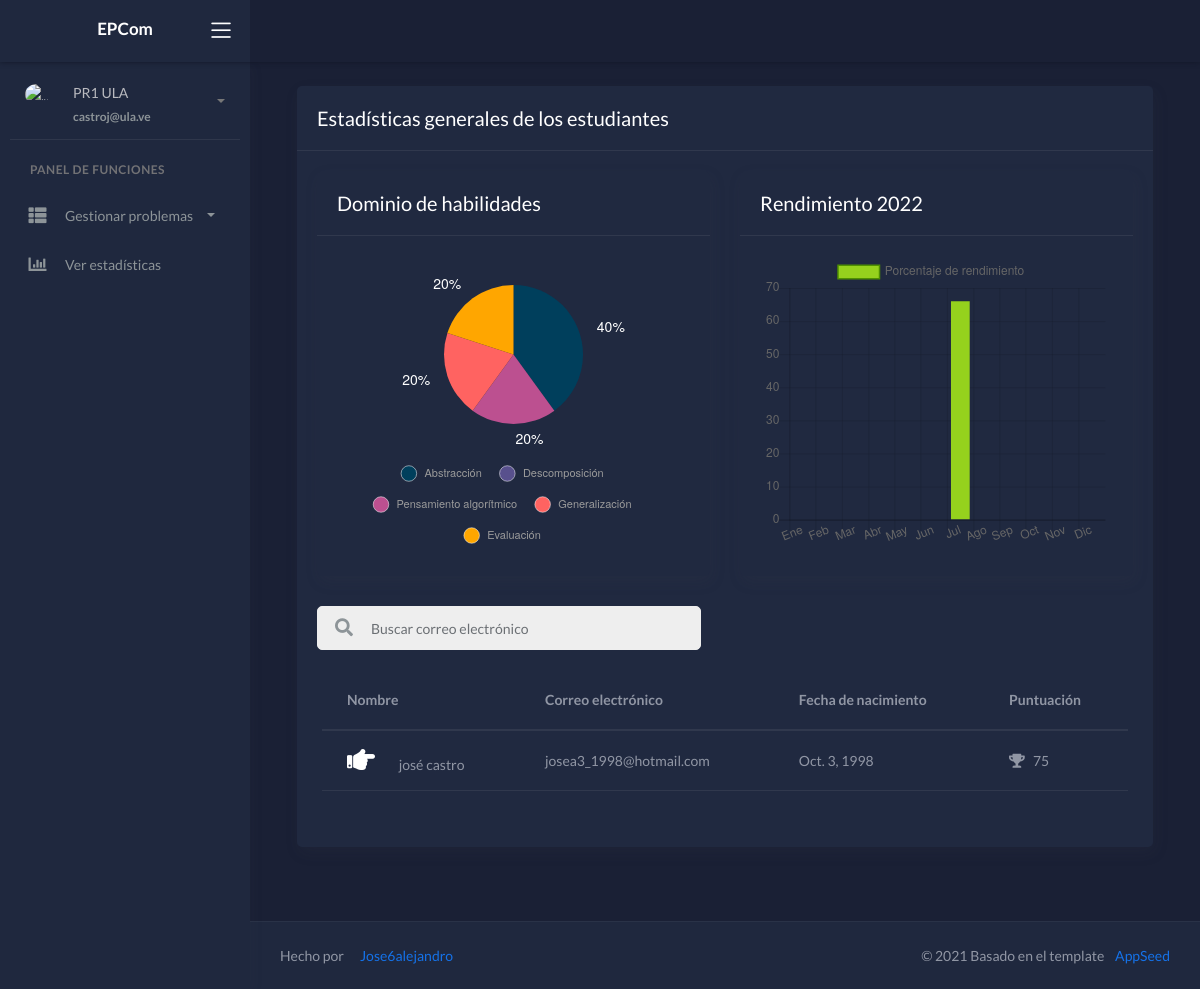
/home/statistics/ (signed in), run on the app's committed database.
### register_app/models.py (models this page shows, shortened)
class User_Profile(models.Model):
   user = models.ForeignKey(User, on_delete=models.CASCADE)
   birthday_date = models.DateField()
   access_code = models.CharField(max_length=10)
   user_role = models.BooleanField()

### statistics_app/models.py (models this page shows, shortened)
class My_Skills(models.Model):
   user = models.ForeignKey(User, on_delete=models.CASCADE, blank=True)
   score = models.IntegerField(default=0, blank=True)
   abstraction = models.IntegerField(default=0, blank=True)
   decomposition = models.IntegerField(default=0, blank=True)
   algorithms = models.IntegerField(default=0, blank=True)
   generalization = models.IntegerField(default=0, blank=True)
   evaluation = models.IntegerField(default=0, blank=True)
   attempts = models.IntegerField(default=0, blank=True)
   correct_answers = models.IntegerField(default=0, blank=True)

### statistics_app/views.py (the view)
# urls.py: path('home/statistics/',views.all_stats, name="statistics"),
@login_required()
@user_passes_test(views.check_not, login_url= '/home/')
def all_stats(request):
    title = 'Estadísticas generales de los estudiantes'
    year = date.today().year
    code = request.user.user_profile_set.get().access_code
    students = User_Profile.objects.filter(access_code=code, user_role=True)
    t_students = User_Profile.objects.filter(access_code=code, user_role=True).count()
    skills = [0,0,0,0,0]
    total_skills_value = 0
    performance = [0,0,0,0,0,0,0,0,0,0,0,0]
    for i in range(len(students)):
        try:
           skills[0] += students[i].user.my_skills_set.get().abstraction
           skills[1] += students[i].user.my_skills_set.get().decomposition
           skills[2] += students[i].user.my_skills_set.get().algorithms
           skills[3] += students[i].user.my_skills_set.get().generalization
           skills[4] += students[i].user.my_skills_set.get().evaluation
           performance[0] += students[i].user.my_performance_set.get().january
           performance[1] += students[i].user.my_performance_set.get().february
           performance[2] += students[i].user.my_performance_set.get().march
           performance[3] += students[i].user.my_performance_set.get().april
           performance[4] += students[i].user.my_performance_set.get().may
           performance[5] += students[i].user.my_performance_set.get().june
           performance[6] += students[i].user.my_performance_set.get().july
           performance[7] += students[i].user.my_performance_set.get().august
           performance[8] += students[i].user.my_performance_set.get().september
           performance[9] += students[i].user.my_performance_set.get().october
           performance[10] += students[i].user.my_performance_set.get().november
           performance[11] += students[i].user.my_performance_set.get().december
        except:
            pass
    for t in skills:
        total_skills_value += t
    search = request.GET.get("search")
    if search:
            students =  User_Profile.objects.filter(access_code=code,
                                                    user_role=True,
                                                    user_id__email__icontains = search)
    return render(request, 'all_stats.html',{
                                            "students": students,
                                            "skill": skills,
                                            "performance": performance,
                                            "total": total_skills_value,
                                            "t_students": t_students,
                                            "year": year,
                                            "title": title
                                            })

### register_app/views.py (called while the page is built)
def check_not(user):
    return not user.user_profile_set.get().user_role

### templates/all_stats.html (shortened to what this page needs)
{% extends "layouts/base.html" %}
{% block content %}
	<div class="wrapper">
		{% include 'includes/navigation.html' %}
        {% include 'includes/sidebar.html' %}
		<div class="main-panel">
			<div class="content">
			<div class="page-inner">
			<div class="page-header">
				<div class="col-md-12">
					<div class="card">
						<div class="card-header">
							<div class="card-title">{{title}}</div>
						</div>
						<div class="card-body">
							<div class="row">
								<div class="col-md-6 col-lg-6">
									<div class="card">
										<div class="card-header">
											<div class="card-title">Dominio de habilidades</div>
										</div>
										<div class="card-body">
											<div class="chart-container">
												<canvas id="skillsChart" style="width: 50%; height: 50%"></canvas>
											</div>
										</div>
									</div>
								</div>
								<div class="col-md-6 col-lg-6">
									<div class="card">
										<div class="card-header">
											<div class="card-title">Rendimiento {{year}}</div>
										</div>
										<div class="card-body">
											<div class="chart-container">
												<canvas id="performanceChart"></canvas>
											</div>
										</div>
									</div>
								</div>
								<div class="container-fluid">
								<div class="collapse" id="search-nav">
									<form class="navbar-left navbar-form nav-search mr-md-3" method="GET">
										<div class="input-group">
											<div class="input-group-prepend">
												<button type="submit" class="btn btn-search pr-1">
													<i class="fa fa-search search-icon"></i>
												</button>
											</div>
											<input type="text" placeholder="Buscar correo electrónico" class="form-control text-dark" name="search">
										</div>
									</form>
								</div>
								</div>
								<div class="card-body table-responsive">
									<table class="table table-hover">
										<thead >
											<tr>
												<th scope="col">Nombre</th>
												<th scope="col">Correo electrónico</th>
												<th scope="col">Fecha de nacimiento</th>
												<th scope="col">Puntuación</th>
											</tr>
										</thead>
											<tbody>
												{% for student in students %}
													<tr>
														<td>
															<a  class="text-white" style="text-decoration:none" title="Abrir" href="{% url 'stats_view' student.user.id %}">
															<i class="fas fa-hand-point-right fa-2x">&nbsp; &nbsp; </i>
															</a>
															{{student.user.first_name}}
															{{student.user.last_name}}
														</td>
														<td>
															{{student.user.email}}
														</td>
														<td>
															{{student.birthday_date}}
														</td>
														<td>
															<i class="fas fa-trophy"></i> &nbsp;
															{{student.user.my_skills_set.get.score}}
														</td>
													</tr>
												{% endfor %}
											</tbody>
									</table>
								</div>
							</div>
						</div>
					</div>
				</div>
			</div>
			</div>
		{% include 'includes/footer.html' %}
		</div>
	</div>
{% endblock content %}
{% block javascripts %}
	<script>
		var performanceChart = document.getElementById('performanceChart').getContext('2d'),
		skillsChart = document.getElementById('skillsChart').getContext('2d')
		var barChart = new Chart(performanceChart, {
			type: 'bar',
			data: {
				labels: ["Ene", "Feb", "Mar", "Abr", "May", "Jun", "Jul", "Ago", "Sep", "Oct", "Nov", "Dic"],
				datasets : [{
					label: "Porcentaje de rendimiento",
					backgroundColor: '#95D11D',
					borderColor: '#4F9001',
					data: ['{{performance.0}}'/'{{t_students}}', '{{performance.1}}'/'{{t_students}}', '{{performance.2}}'/'{{t_students}}',
							'{{performance.3}}'/'{{t_students}}','{{performance.4}}'/'{{t_students}}', '{{performance.5}}'/'{{t_students}}',
						 	'{{performance.6}}'/'{{t_students}}', '{{performance.7}}'/'{{t_students}}', '{{performance.8}}'/'{{t_students}}',
							'{{performance.9}}'/'{{t_students}}','{{performance.10}}'/'{{t_students}}', '{{performance.11}}'/'{{t_students}}',],
				}],
			},
			options: {
				responsive: true,
				maintainAspectRatio: false,
				scales: {
					yAxes: [{
						ticks: {
							beginAtZero:true
						}
					}]
				},
			}
		});
		var pieChart = new Chart(skillsChart, {
			type: 'pie',
			data: {
				datasets: [{
					data: [('{{skill.0}}'/'{{total}}')*100,
							('{{skill.1}}'/'{{total}}')*100,
							('{{skill.2}}'/'{{total}}')*100,
							('{{skill.3}}'/'{{total}}')*100,
							('{{skill.4}}'/'{{total}}')*100,],
					backgroundColor :["#003f5c","#58508d","#bc5090","#ff6361" ,"#ffa600"],
					borderWidth: 0
				}],
				labels: ['Abstracción', 'Descomposición', 'Pensamiento algorítmico','Generalización', 'Evaluación']
			},
			options : {
				responsive: true,
				maintainAspectRatio: false,
				legend: {
					position : 'bottom',
					labels : {
						fontColor: 'rgb(154, 154, 154)',
						fontSize: 11,
						usePointStyle : true,
						padding: 20
					}
				},
				pieceLabel: {
					render: 'percentage',
					fontColor: 'white',
					fontSize: 14,
					position: 'outside'
				},
				tooltips: false,
				layout: {
					padding: {
						left: 5,
						right: 5,
						top: 5,
						bottom: 5
					}
				}
			}
		})
	</script>
{% endblock javascripts %}

### templates/includes/sidebar.html (shortened to what this page needs)
		<div class="sidebar sidebar-style-2" data-background-color="dark2">
			<div class="sidebar-wrapper scrollbar scrollbar-inner">
				<div class="sidebar-content">
					<div class="user">
						<div class="avatar-sm float-left mr-2">
							<img src="/static/assets/img/icon2.png" alt="..." class="avatar-img rounded-circle">
						</div>
						<div class="info">
							<a data-toggle="collapse" href="#collapseExample" aria-expanded="true">
								<span>
									{{ request.user.first_name }}
									{{ request.user.last_name }}
									<span class="user-level">
										{{ request.user.email }}
									</span>
									<span class="caret"></span>
								</span>
							</a>
						</div>
					</div>
				{% if not user.user_profile_set.first.user_role%}
					<ul class="nav nav-primary">
						<li class="nav-section">
							<h4 class="text-section">Panel de funciones </h4>
						</li>
						<li class="nav-item {% if 'ui-' in segment %} active {% endif %}">
							<a data-toggle="collapse" href="#base">
								<i class="fas fa-th-list"></i>
								<p>Gestionar problemas</p>
								<span class="caret"></span>
							</a>
						</li>
						<li class="nav-item ">
							<a href="{% url 'statistics' %}">
								<i class="fas fa-chart-bar"></i>
								<p>Ver estadísticas</p>
							</a>
						</li>
					</ul>
				{% endif %}
				</div>
			</div>
		</div>

### data on the page
User_Profile: user.first_name "josé", user.last_name "castro", user.email "josea3_1998@hotmail.com", birthday_date "Oct. 3, 1998", user.my_skills_set.get.score "75"

### other printed values
{{ request.user.first_name }} "PR1"
{{ request.user.last_name }} "ULA"
{{ request.user.email }} "castroj@ula.ve"
{{ title }} "Estadísticas generales de los estudiantes"
chart data {{ performance.0 }} 0
chart data {{ performance.1 }} 0
